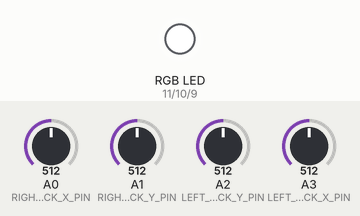
This sketch was run on a simulated Arduino Uno, built with avr-gcc and run on an emulated ATmega328P. Shown: an RGB LED mixed from three pins (HIGH = lit). The inputs (shaded band) are chosen by the test bench; at power-on: A0 (RIGHT_JOYSTICK_X_PIN) = 512, A1 (RIGHT_JOYSTICK_Y_PIN) = 512, A3 (LEFT_JOYSTICK_X_PIN) = 512, A2 (LEFT_JOYSTICK_Y_PIN) = 512. Dim RGB values are drawn brighter than linear.

Above: at 1.2 s.
1.3 s: A0 (RIGHT_JOYSTICK_X_PIN) set to 716
At 2.1 s:
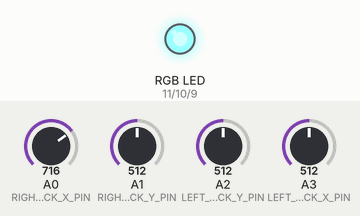
2.8 s: A1 (RIGHT_JOYSTICK_Y_PIN) set to 716
At 3.2 s:
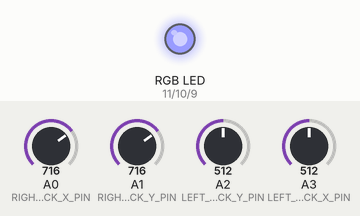
4.3 s: A3 (LEFT_JOYSTICK_X_PIN) set to 716
At 5.5 s:
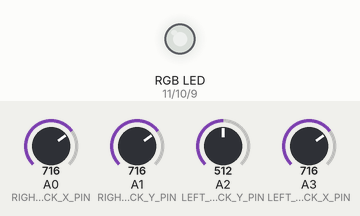
5.8 s: A0 (RIGHT_JOYSTICK_X_PIN) set to 992
At 6.7 s:
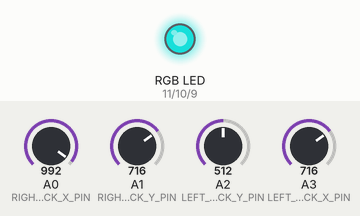
7.3 s: A1 (RIGHT_JOYSTICK_Y_PIN) set to 992
At 7.9 s:
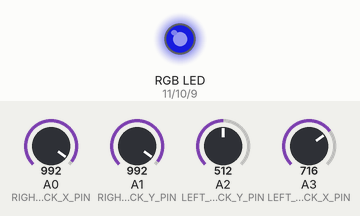
8.8 s: A3 (LEFT_JOYSTICK_X_PIN) set to 992
At 10.2 s:
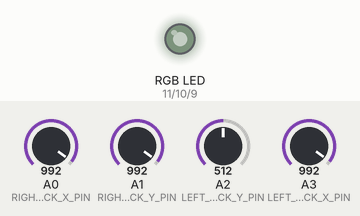
Timing chart, 0 to 11.3 s (numbered marks = the images above; inputs shaded):
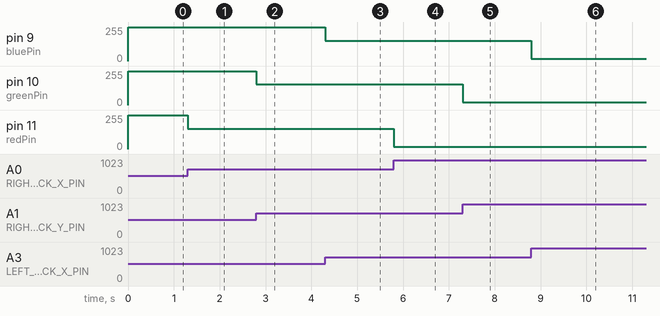

The sketch:

RGB_LED.ino
```cpp
#define RIGHT_JOYSTICK_X_PIN 0
#define RIGHT_JOYSTICK_Y_PIN 1
#define RIGHT_JOYSTICK_SWITCH_PIN 3

#define LEFT_JOYSTICK_X_PIN 3
#define LEFT_JOYSTICK_Y_PIN 2
#define LEFT_JOYSTICK_SWITCH_PIN 2


int rightX = 0;
int rightY = 0;
int leftX = 0;
int leftY = 0;

int redPin = 11;
int greenPin = 10;
int bluePin = 9;

#define COMMON_ANODE

void setup()
{
	pinMode(redPin, OUTPUT);
	pinMode(greenPin, OUTPUT);
	pinMode(bluePin, OUTPUT);
}

void loop()
{

	/* 1023 to reverse read */
	rightX = abs(1023 - analogRead(RIGHT_JOYSTICK_X_PIN) - 515);
	delayMicroseconds(100);
	rightY =abs( analogRead(RIGHT_JOYSTICK_Y_PIN) - 515);
	delayMicroseconds(100);

	/* 1023 to reverse read  */
	leftX = abs(1023 - analogRead(LEFT_JOYSTICK_X_PIN) - 515);
	delayMicroseconds(100);
	leftY = analogRead(LEFT_JOYSTICK_Y_PIN);
	delayMicroseconds(100);

	int red = map(rightX, 0, 515, 0, 255);
	int green = map(rightY, 0, 515, 0, 255);
	int blue = map(leftX, 0, 515, 0, 255);

	setColor(red, green, blue);
}

void setColor(int red, int green, int blue)
{
#ifdef COMMON_ANODE
	red = 255 - red;
	green = 255 - green;
	blue = 255 - blue;
#endif
	analogWrite(redPin, red);
	analogWrite(greenPin, green);
	analogWrite(bluePin, blue);
}
```

Measured:
- after the input at 1.3 s, pin 11 (redPin): 254/255 → 153/255 at once
- after the input at 2.8 s, pin 10 (greenPin): 254/255 → 156/255 at once
- after the input at 4.3 s, pin 9 (bluePin): 254/255 → 153/255 at once
- after the input at 5.8 s, pin 11 (redPin): 153/255 → 16/255 at once
- after the input at 7.3 s, pin 10 (greenPin): 156/255 → 19/255 at once
- after the input at 8.8 s, pin 9 (bluePin): 153/255 → 16/255 at once
